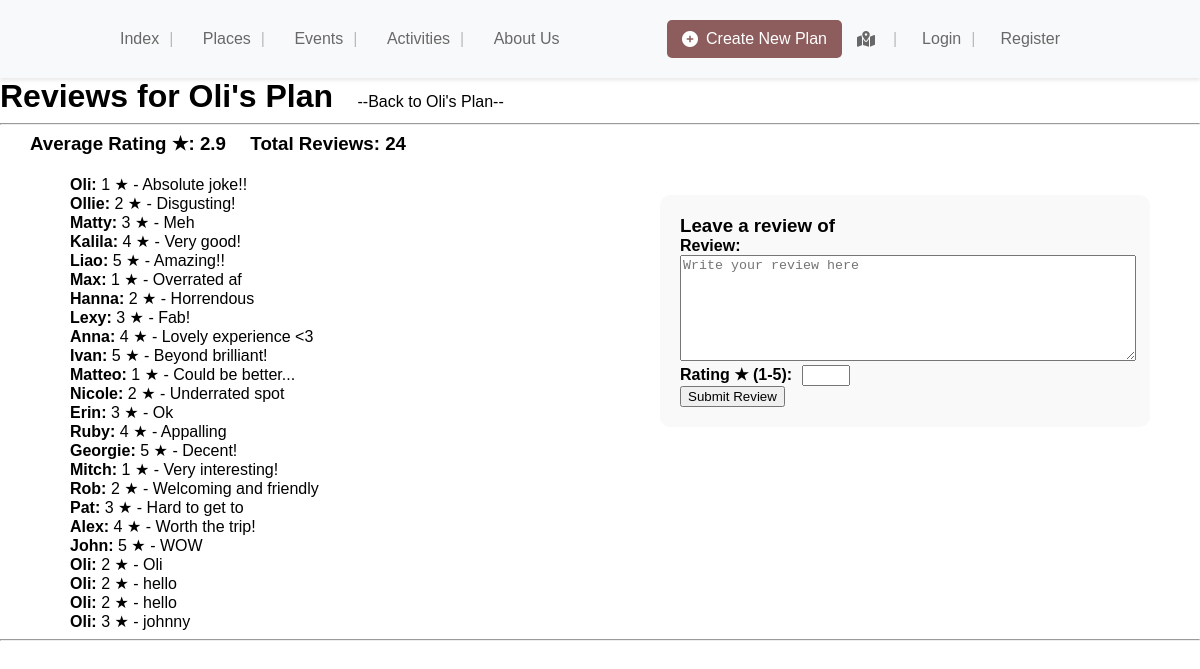
/app/plans/241/reviews/, run on the app's committed database.
### app/models.py (models this page shows, shortened)
class Plan(models.Model):
    user = models.ForeignKey(User, on_delete=models.CASCADE)
    title = models.CharField(max_length=100, default="Plan")
    date = models.DateField()
    is_public = models.BooleanField(default=False)
    events = models.ManyToManyField(Event, through='PlanEvent')
    activities = models.ManyToManyField(Activity, through='PlanActivity')
    schedule = models.TextField(default='[]')

class Review(models.Model):
    user = models.ForeignKey(User, on_delete=models.CASCADE)
    content = models.TextField()
    rating = models.IntegerField(default=0)
    created_at = models.DateTimeField(auto_now_add=True)
    updated_at = models.DateTimeField(auto_now=True)
    content_type = models.ForeignKey(ContentType, on_delete=models.CASCADE)
    object_id = models.PositiveIntegerField()
    content_object = GenericForeignKey('content_type', 'object_id')

### app/views.py (the view)
# urls.py: path("plans/<int:plan_id>/reviews/", views.plan_reviews, name="plan_reviews"),
def plan_reviews(request, plan_id):
    plan = get_object_or_404(Plan, id=plan_id)
    reviews = Review.objects.filter(content_type=ContentType.objects.get_for_model(Plan), object_id=plan.id)
    avg_rating = reviews.aggregate(avg_rating=Avg('rating'))['avg_rating']
    num_reviews = reviews.count()
    context = {
        'plan': plan,
        'reviews': reviews,
        'avg_rating': avg_rating,
        'num_reviews': num_reviews
    }
    return render(request, 'app/plan_reviews.html', context)

### templates/app/plan_reviews.html (shortened to what this page needs)
{% extends 'app/base.html' %}
{% load static %}
{% block body_block %}
    <h1 style="display: inline;">Reviews for {{ plan.title }}</h1>
    <a href="{% url 'app:specific_plan' plan.id %}" style="display:inline; margin-left: 20px;">--Back to {{ plan.title }}--</a>
    <hr>
    <div style="display: inline-block; margin-left: 30px;">
        <h3 style="display: inline;">Average Rating ★: {{ avg_rating|floatformat:"1" }}</h3>
        <h3 style="display: inline; margin-left: 20px;">Total Reviews: {{ num_reviews }}</h3>
    </div>
    <div style="display: flex; justify-content: space-between; margin-top: 20px;">
        <div style="width: 45%; margin-left: 70px;">
            {% if reviews %}
            <ul>
                {% for review in reviews %}
                <li>
                    <strong>{{ review.user.username }}: </strong>{{ review.rating }} ★ - {{ review.content }}
                </li>
                {% endfor %}
            </ul>
            {% else %}
            <p>No reviews yet.</p>
            {% endif %}
        </div>
        <div style="width: 45%;">
            <div style="margin-top: 20px; padding: 20px; background-color: #f9f9f9; border-radius: 10px; margin-right: 50px;">
            <h3>Leave a review of {{ plan.name }}</h3>
            <form method="POST" action="{% url 'app:submit_plan_review' plan.id %}">
                <label for="content"><strong>Review:</strong></label>
                <textarea name="content" placeholder="Write your review here" style="width: 100%; height: 100px;" required></textarea>
                <br>
                <label for="rating"><strong>Rating ★ (1-5):</strong></label>
                <input type="number" id="rating" name="rating" min="1" max="5" style="margin-left: 5px;" required>
                <br>
                <button type="submit">Submit Review</button>
            </form>
            </div>
        </div>
    </div>
{% endblock %}

### app/static/styling/base.css (style rules this page uses)
body, h1, h2, h3, h4, h5, h6, p, ul, li, a { margin: 0; padding: 0; text-decoration: none; list-style: none; color: inherit; }
body { margin: 0; padding: 0; font-family: Arial, sans-serif; background-color: #fff; }
h1 { text-align: center; margin-top:10px; }

### data on the page
Plan: title "Oli's Plan"
Review: user.username "Oli", rating "1", content "Absolute joke!!"
Review: user.username "Ollie", rating "2", content "Disgusting!"
Review: user.username "Matty", rating "3", content "Meh"
Review: user.username "Kalila", rating "4", content "Very good!"
Review: user.username "Liao", rating "5", content "Amazing!!"
Review: user.username "Max", rating "1", content "Overrated af"
Review: user.username "Hanna", rating "2", content "Horrendous"
Review: user.username "Lexy", rating "3", content "Fab!"
Review: user.username "Anna", rating "4", content "Lovely experience <3"
Review: user.username "Ivan", rating "5", content "Beyond brilliant!"
Review: user.username "Matteo", rating "1", content "Could be better..."
Review: user.username "Nicole", rating "2", content "Underrated spot"
Review: user.username "Erin", rating "3", content "Ok"
Review: user.username "Ruby", rating "4", content "Appalling"
Review: user.username "Georgie", rating "5", content "Decent!"
Review: user.username "Mitch", rating "1", content "Very interesting!"
Review: user.username "Rob", rating "2", content "Welcoming and friendly"
Review: user.username "Pat", rating "3", content "Hard to get to"
Review: user.username "Alex", rating "4", content "Worth the trip!"
Review: user.username "John", rating "5", content "WOW"
Review: user.username "Oli", rating "2", content "Oli"
Review: user.username "Oli", rating "2", content "hello"
Review: user.username "Oli", rating "2", content "hello"
Review: user.username "Oli", rating "3", content "johnny"

### other printed values
{{ avg_rating|floatformat:"1" }} "2.9"
{{ num_reviews }} "24"
